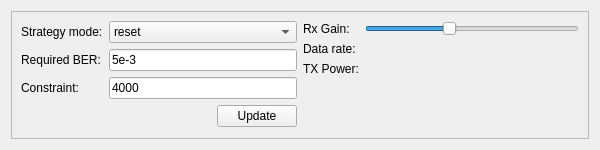
<ui version="4.0" >
 <class>pa_ctrl</class>
 <widget class="QWidget" name="pa_ctrl" >
  <property name="geometry" >
   <rect>
    <x>0</x>
    <y>0</y>
    <width>600</width>
    <height>150</height>
   </rect>
  </property>
  <property name="sizePolicy" >
   <sizepolicy vsizetype="Preferred" hsizetype="Preferred" >
    <horstretch>0</horstretch>
    <verstretch>0</verstretch>
   </sizepolicy>
  </property>
  <property name="minimumSize" >
   <size>
    <width>580</width>
    <height>140</height>
   </size>
  </property>
  <property name="windowTitle" >
   <string>Form</string>
  </property>
  <layout class="QHBoxLayout" name="horizontalLayout_4" >
   <item>
    <widget class="QFrame" name="frame" >
     <property name="frameShape" >
      <enum>QFrame::StyledPanel</enum>
     </property>
     <property name="frameShadow" >
      <enum>QFrame::Raised</enum>
     </property>
     <layout class="QHBoxLayout" name="horizontalLayout_3" >
      <item>
       <layout class="QVBoxLayout" name="verticalLayout_3" >
        <item>
         <layout class="QHBoxLayout" name="horizontalLayout" >
          <property name="sizeConstraint" >
           <enum>QLayout::SetFixedSize</enum>
          </property>
          <item>
           <layout class="QVBoxLayout" name="verticalLayout_2" >
            <item>
             <widget class="QLabel" name="label_mode" >
              <property name="text" >
               <string>Strategy mode:</string>
              </property>
             </widget>
            </item>
            <item>
             <widget class="QLabel" name="label_ber" >
              <property name="text" >
               <string>Required BER:</string>
              </property>
             </widget>
            </item>
            <item>
             <widget class="QLabel" name="label_constraint" >
              <property name="text" >
               <string>Constraint:</string>
              </property>
             </widget>
            </item>
           </layout>
          </item>
          <item>
           <layout class="QVBoxLayout" name="verticalLayout" >
            <property name="sizeConstraint" >
             <enum>QLayout::SetFixedSize</enum>
            </property>
            <item>
             <widget class="QComboBox" name="comboBox_mode_value" >
              <item>
               <property name="text" >
                <string>reset</string>
               </property>
              </item>
              <item>
               <property name="text" >
                <string>rate adaptive</string>
               </property>
              </item>
              <item>
               <property name="text" >
                <string>margin adaptive</string>
               </property>
              </item>
             </widget>
            </item>
            <item>
             <widget class="QLineEdit" name="lineEdit_ber_value" >
              <property name="text" >
               <string>5e-3</string>
              </property>
             </widget>
            </item>
            <item>
             <widget class="QLineEdit" name="lineEdit_constraint_value" >
              <property name="text" >
               <string>4000</string>
              </property>
             </widget>
            </item>
           </layout>
          </item>
         </layout>
        </item>
        <item>
         <layout class="QHBoxLayout" name="horizontalLayout_2" >
          <item>
           <spacer name="horizontalSpacer" >
            <property name="orientation" >
             <enum>Qt::Horizontal</enum>
            </property>
            <property name="sizeHint" stdset="0" >
             <size>
              <width>128</width>
              <height>20</height>
             </size>
            </property>
           </spacer>
          </item>
          <item>
           <widget class="QPushButton" name="pushButton_update" >
            <property name="text" >
             <string>Update</string>
            </property>
           </widget>
          </item>
         </layout>
        </item>
       </layout>
      </item>
      <item>
       <layout class="QFormLayout" name="formLayout" >
        <property name="sizeConstraint" >
         <enum>QLayout::SetMaximumSize</enum>
        </property>
        <property name="fieldGrowthPolicy" >
         <enum>QFormLayout::AllNonFixedFieldsGrow</enum>
        </property>
        <item row="0" column="0" >
         <widget class="QLabel" name="label_gain" >
          <property name="text" >
           <string>Rx Gain:</string>
          </property>
         </widget>
        </item>
        <item row="0" column="1" >
         <widget class="QSlider" name="horizontalSlider_gain" >
          <property name="minimumSize" >
           <size>
            <width>200</width>
            <height>0</height>
           </size>
          </property>
          <property name="minimum" >
           <number>1</number>
          </property>
          <property name="maximum" >
           <number>50</number>
          </property>
          <property name="value" >
           <number>20</number>
          </property>
          <property name="orientation" >
           <enum>Qt::Horizontal</enum>
          </property>
         </widget>
        </item>
        <item row="1" column="0" >
         <widget class="QLabel" name="label_datarate" >
          <property name="text" >
           <string>Data rate:</string>
          </property>
         </widget>
        </item>
        <item row="1" column="1" >
         <widget class="QLabel" name="label_datarate_value" >
          <property name="minimumSize" >
           <size>
            <width>50</width>
            <height>0</height>
           </size>
          </property>
          <property name="text" >
           <string/>
          </property>
         </widget>
        </item>
        <item row="2" column="0" >
         <widget class="QLabel" name="label_power" >
          <property name="text" >
           <string>TX Power:</string>
          </property>
         </widget>
        </item>
        <item row="2" column="1" >
         <widget class="QLabel" name="label_power_value" >
          <property name="text" >
           <string/>
          </property>
         </widget>
        </item>
       </layout>
      </item>
     </layout>
    </widget>
   </item>
  </layout>
 </widget>
 <resources/>
 <connections/>
</ui>
